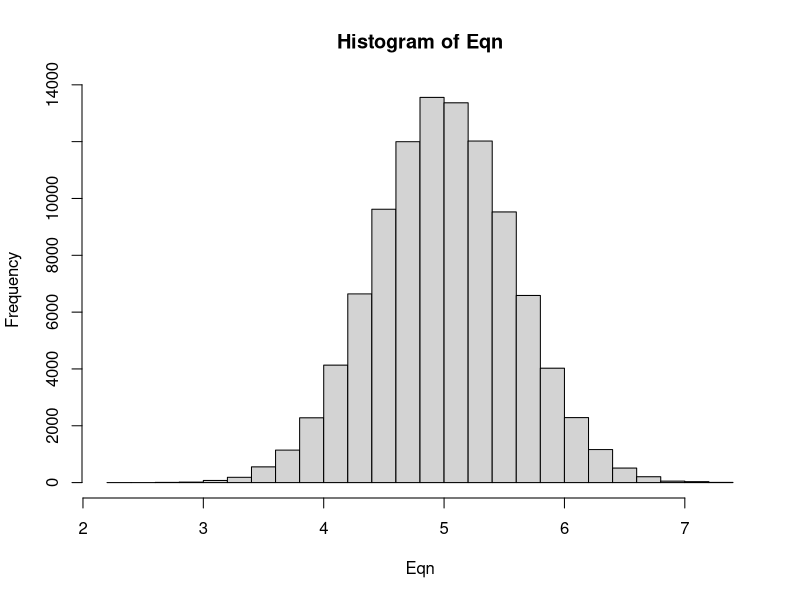

Recreate this plot in R.
# Insert mean and std deviation into A, B & C.  Add other variables, as needed.

A <- rnorm(100000, 80, 0.55)
B <- rnorm(100000, 15, 0.18)
C <- rnorm(100000, 1.033, 0.0002)

# Create an equation:

Eqn <- 100-A-B

# Calc means and sd for composite value:

Em <- mean(Eqn)
Esd <- sd(Eqn)
k <- 1.98
E.mu <- k*Esd

Em
Esd
k
E.mu

hist(Eqn, breaks=30)
